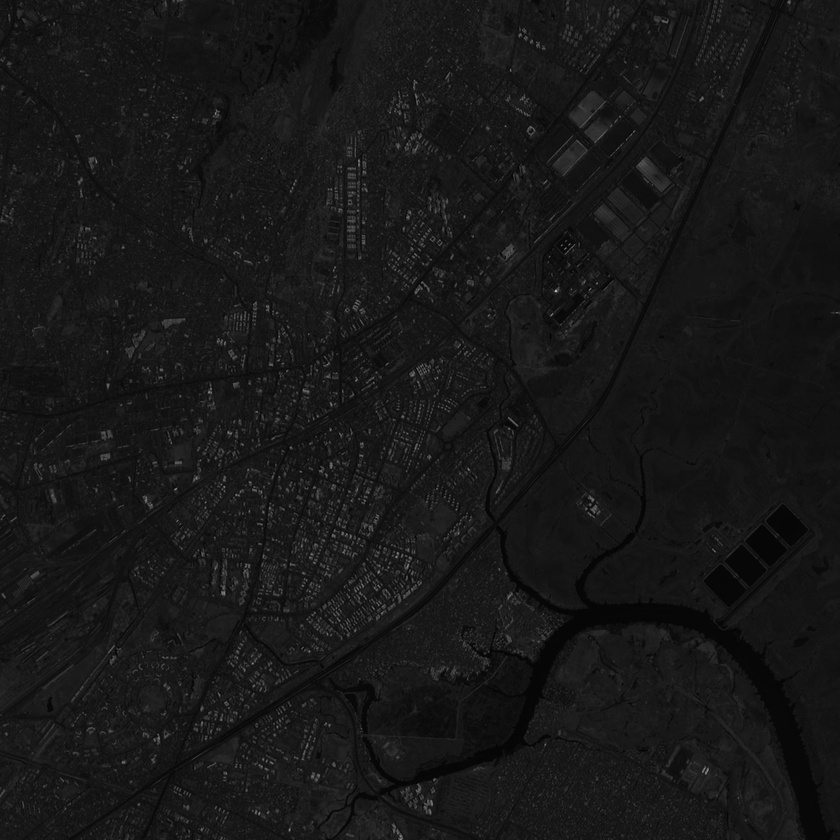
#> input picture Processed imgs/fused_img.jpg, 840 x 840 px, shrunk from 1298 x 1299 before the run, found by its file name
$ python Code-3.py
#> lines starting #> are read from the running program, lines starting #| are printed output that depends on the picture
#Preprocessing of fused Image
import numpy as np
import cv2
import matplotlib.pyplot as plt

# Load the pansharpened image
image = cv2.imread('D:/fused_img.jpg')
#> image is the input picture: shape (840, 840, 3); min 0, max 195, mean 23.5

#display
fig, ax = plt.subplots(figsize=(10, 10))
ax.imshow(image)
ax.axis('off')
plt.show()

gray = cv2.cvtColor(image, cv2.COLOR_BGR2GRAY)

# Apply Gaussian blur to reduce noise
blur = cv2.GaussianBlur(gray, (5, 5), 0)

# Apply histogram equalization to improve contrast
equalized = cv2.equalizeHist(blur)
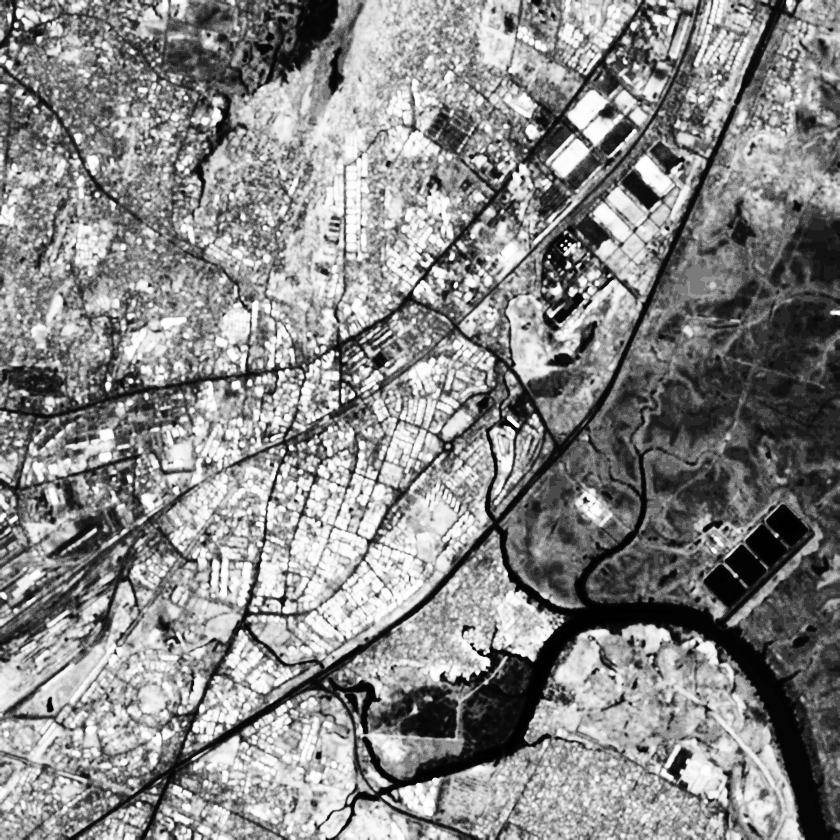
#> equalized: shape (840, 840); min 0, max 255, mean 135.1

# Calculate the mean pixel value of the grayscale image
mean = equalized.mean()
#> mean = 135.1

# Calculate the value to add to each pixel to increase the brightness by 50%
delta = int(0.5 * (255 - mean))
#> delta = 59

# Add the delta value to each pixel using cv2.convertScaleAbs()
brightened = cv2.convertScaleAbs(image, alpha=1, beta=delta)
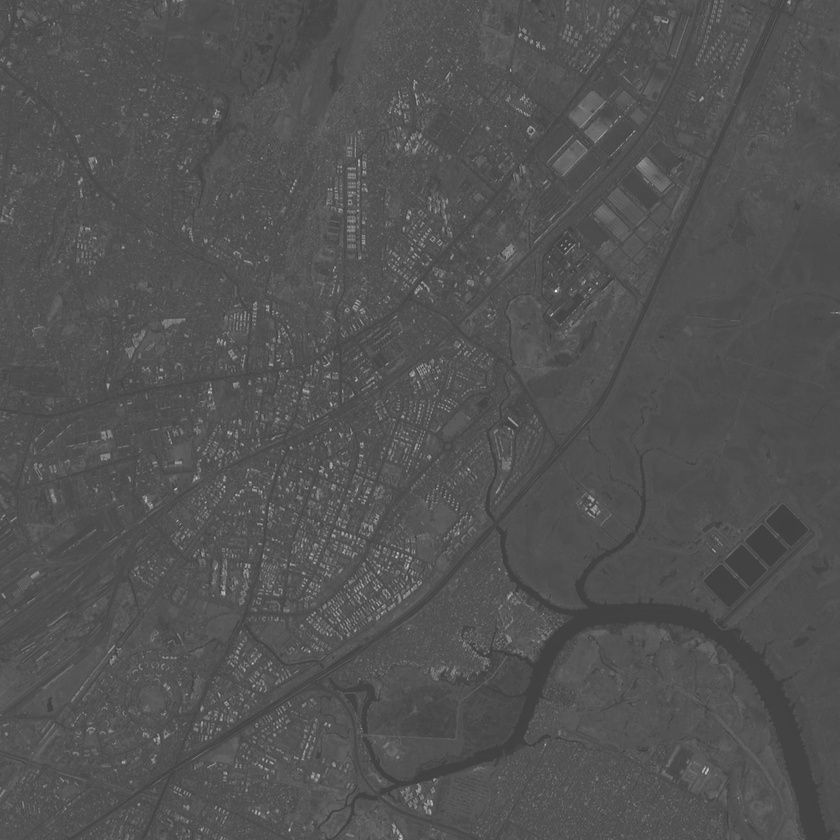
#> brightened: shape (840, 840, 3); min 59, max 254, mean 82.5

# Apply sharpening filter to enhance edges
kernel = np.array([[-1,-1,-1], [-1,9,-1], [-1,-1,-1]])
sharpened = cv2.filter2D(brightened, -1, kernel)

fig, ax = plt.subplots(figsize=(10, 10))
ax.imshow(sharpened)
ax.axis('off')
plt.show()

# Save the preprocessed image
cv2.imwrite('D:/fused_processed.jpg', sharpened)
